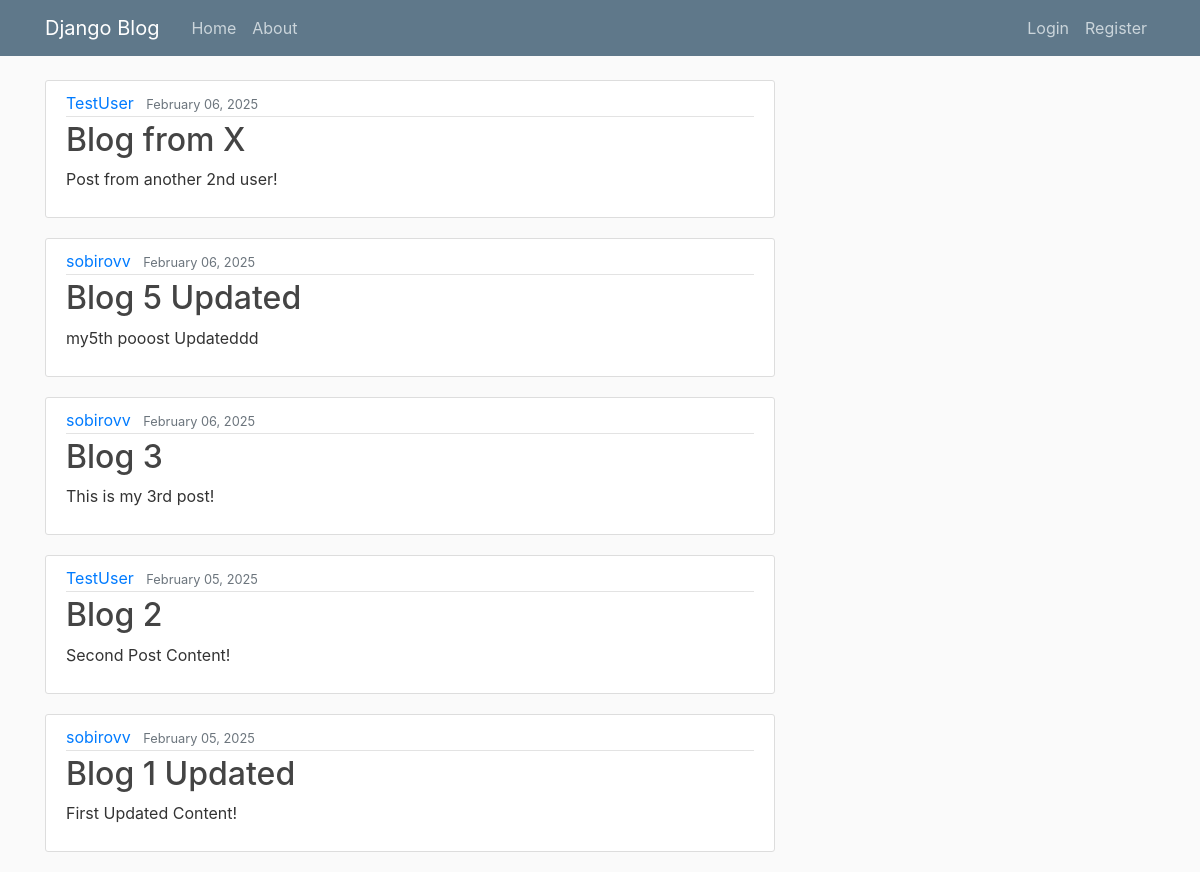
Before: / with the older database file.
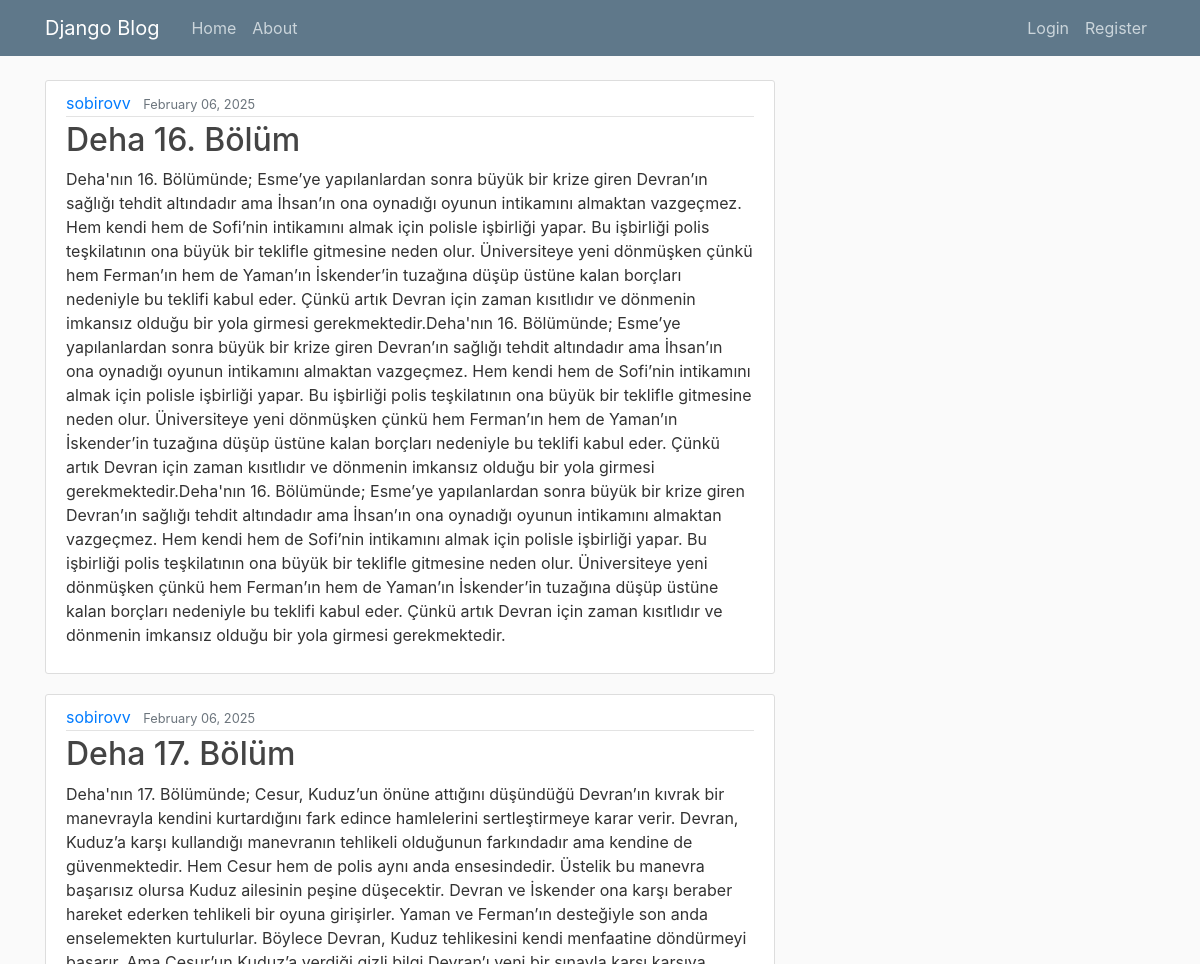
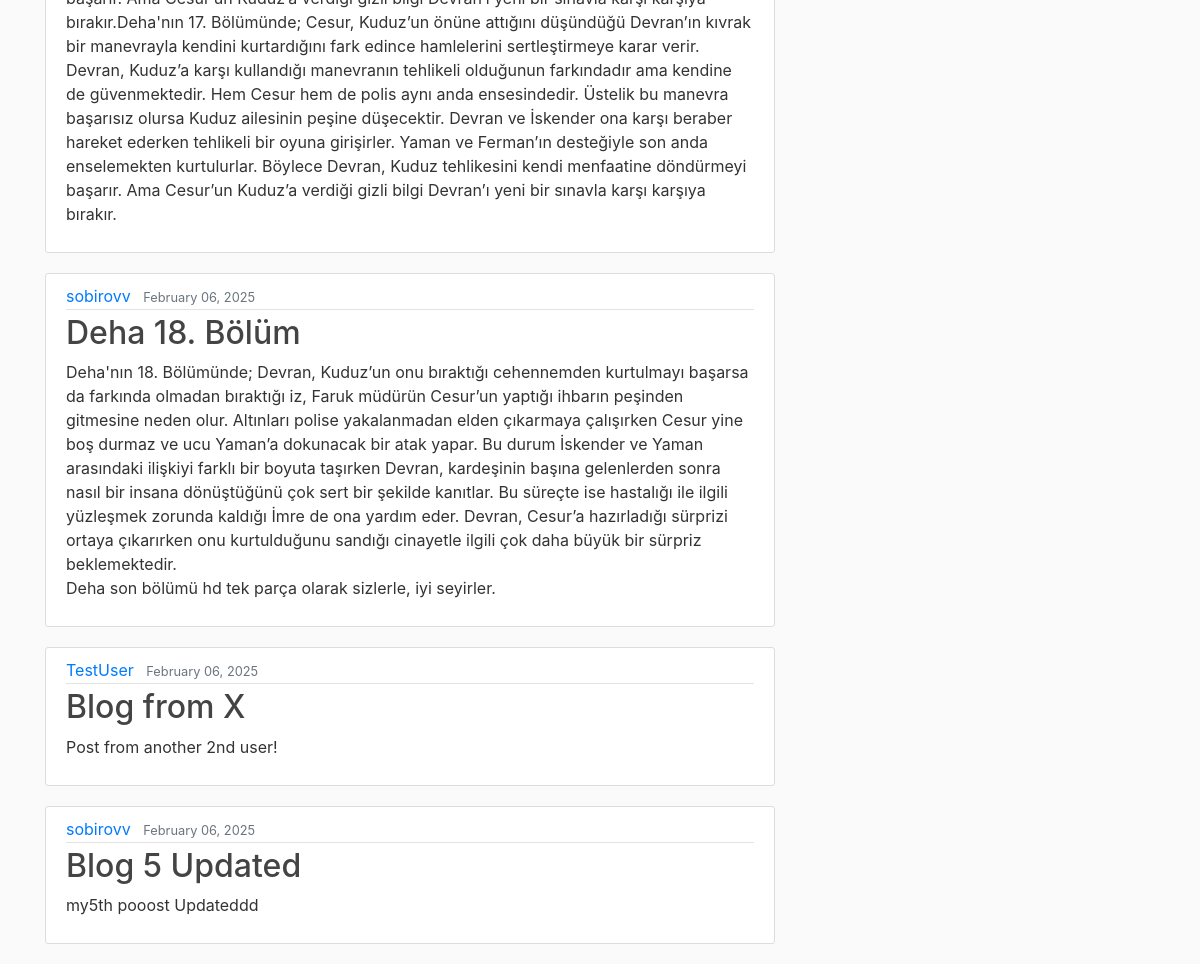
After: the same page with the newer database file (2 pictures, top to bottom).
### blog/models.py (models this page shows, shortened)
class Post(models.Model):
    title = models.CharField(max_length=100)
    content = models.TextField()
    date_posted = models.DateTimeField(default=timezone.now) # it populates with current timeif we dont provide anything
    author = models.ForeignKey(User,on_delete=models.CASCADE)

### blog/views.py (the view)
# urls.py: path('', PostListView.as_view(), name='blog-home'),
class PostListView(ListView):
    model = Post
    template_name = 'blog/home.html'
    context_object_name = 'posts'
    ordering = ['-date_posted']
    paginate_by = 5

### blog/templates/blog/home.html
{% extends "blog/base.html" %}
{% block content %}
    {% for post in posts %}
        <article class="media content-section">
          <div class="media-body">
            <div class="article-metadata">
              <a class="mr-2" href="#">{{ post.author }}</a>
              <small class="text-muted">{{ post.date_posted|date:"F d, Y" }}</small>
            </div>
            <h2><a class="article-title" href="{% url 'post-detail' post.id %}">{{ post.title }}</a></h2>
            <p class="article-content">{{ post.content }}</p>
          </div>
        </article>
    {% endfor %}
{% endblock content %}

Changed rows visible on the page:
no longer on this page (row unchanged): Post: author "sobirovv", date_posted "February 06, 2025", title "Blog 3", content "This is my 3rd post!"
no longer on this page (row unchanged): Post: author "TestUser", date_posted "February 05, 2025", title "Blog 2", content "Second Post Content!"
no longer on this page (row unchanged): Post: author "sobirovv", date_posted "February 05, 2025", title "Blog 1 Updated", content "First Updated Content!"
added Post: author "sobirovv", date_posted "February 06, 2025", title "Deha 16. Bölüm", content "Deha'nın 16. Bölümünde; Esme’ye yapılanlardan sonra büyük bir krize giren Devran’ın sağlığı tehdit altındadır ama İhsan’ın ona oynadığı oyunun intikamını almaktan vazgeçmez. Hem kendi hem de Sofi’nin intikamını almak için polisle işbirliği yapar. Bu işbirliği polis teşkilatının ona büyük bir teklifle gitmesine neden olur. Üniversiteye yeni dönmüşken çünkü hem Ferman’ın hem de Yaman’ın İskender’in tuzağına düşüp üstüne kalan borçları nedeniyle bu teklifi kabul eder. Çünkü artık Devran için zaman kısıtlıdır ve dönmenin imkansız olduğu bir yola girmesi gerekmektedir.Deha'nın 16. Bölümünde; Esme’ye yapılanlardan sonra büyük bir krize giren Devran’ın sağlığı tehdit altındadır ama İhsan’ın ona…"
added Post: author "sobirovv", date_posted "February 06, 2025", title "Deha 17. Bölüm", content "Deha'nın 17. Bölümünde; Cesur, Kuduz’un önüne attığını düşündüğü Devran’ın kıvrak bir manevrayla kendini kurtardığını fark edince hamlelerini sertleştirmeye karar verir. Devran, Kuduz’a karşı kullandığı manevranın tehlikeli olduğunun farkındadır ama kendine de güvenmektedir. Hem Cesur hem de polis aynı anda ensesindedir. Üstelik bu manevra başarısız olursa Kuduz ailesinin peşine düşecektir. Devran ve İskender ona karşı beraber hareket ederken tehlikeli bir oyuna girişirler. Yaman ve Ferman’ın desteğiyle son anda enselemekten kurtulurlar. Böylece Devran, Kuduz tehlikesini kendi menfaatine döndürmeyi başarır. Ama Cesur’un Kuduz’a verdiği gizli bilgi Devran’ı yeni bir sınavla karşı karşıya…"
added Post: author "sobirovv", date_posted "February 06, 2025", title "Deha 18. Bölüm", content "Deha'nın 18. Bölümünde; Devran, Kuduz’un onu bıraktığı cehennemden kurtulmayı başarsa da farkında olmadan bıraktığı iz, Faruk müdürün Cesur’un yaptığı ihbarın peşinden gitmesine neden olur. Altınları polise yakalanmadan elden çıkarmaya çalışırken Cesur yine boş durmaz ve ucu Yaman’a dokunacak bir atak yapar. Bu durum İskender ve Yaman arasındaki ilişkiyi farklı bir boyuta taşırken Devran, kardeşinin başına gelenlerden sonra nasıl bir insana dönüştüğünü çok sert bir şekilde kanıtlar. Bu süreçte ise hastalığı ile ilgili yüzleşmek zorunda kaldığı İmre de ona yardım eder. Devran, Cesur’a hazırladığı sürprizi ortaya çıkarırken onu kurtulduğunu sandığı cinayetle ilgili çok daha büyük bir sürpriz…"
